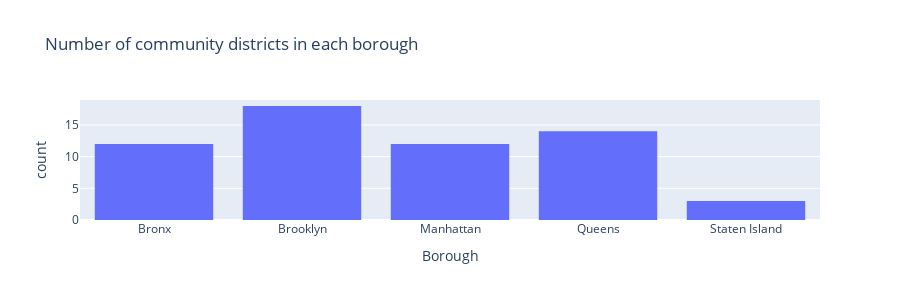

Notebook code cell kept with this figure:
### Markdown cell above
What makes it different from a bar chart?

### Code cell
fig = px.histogram(
    population,
    x="Borough",
    title="Number of community districts in each borough",
    height=300,
)
fig.show()

### Figure 1 — Plotly figure (JSON) as saved in the notebook; plotly's stock layout.template omitted (floating-point values rounded to 4 significant figures)
{"data": [{"bingroup": "x", "hovertemplate": "Borough=%{x}<br>count=%{y}<extra></extra>", "legendgroup": "", "marker": {"color": "#636efa", "pattern": {"shape": ""}}, "name": "", "orientation": "v", "showlegend": false, "type": "histogram", "x": ["Bronx", "Bronx", "Bronx", "Bronx", "Bronx", "Bronx", "Bronx", "Bronx", "Bronx", "Bronx", "Bronx", "Bronx", "Brooklyn", "Brooklyn", "Brooklyn", "Brooklyn", "Brooklyn", "Brooklyn", "Brooklyn", "Brooklyn", "Brooklyn", "Brooklyn", "Brooklyn", "Brooklyn", "Brooklyn", "Brooklyn", "Brooklyn", "Brooklyn", "Brooklyn", "Brooklyn", "Manhattan", "Manhattan", "Manhattan", "Manhattan", "Manhattan", "Manhattan", "Manhattan", "Manhattan", "Manhattan", "Manhattan", "Manhattan", "Manhattan", "Queens", "Queens", "Queens", "Queens", "Queens", "Queens", "Queens", "Queens", "Queens", "Queens", "Queens", "Queens", "Queens", "Queens", "Staten Island", "Staten Island", "Staten Island"], "xaxis": "x", "yaxis": "y"}], "layout": {"barmode": "relative", "height": 300, "legend": {"tracegroupgap": 0}, "title": {"text": "Number of community districts in each borough"}, "xaxis": {"anchor": "y", "domain": [0, 1], "title": {"text": "Borough"}}, "yaxis": {"anchor": "x", "domain": [0, 1], "title": {"text": "count"}}}}
